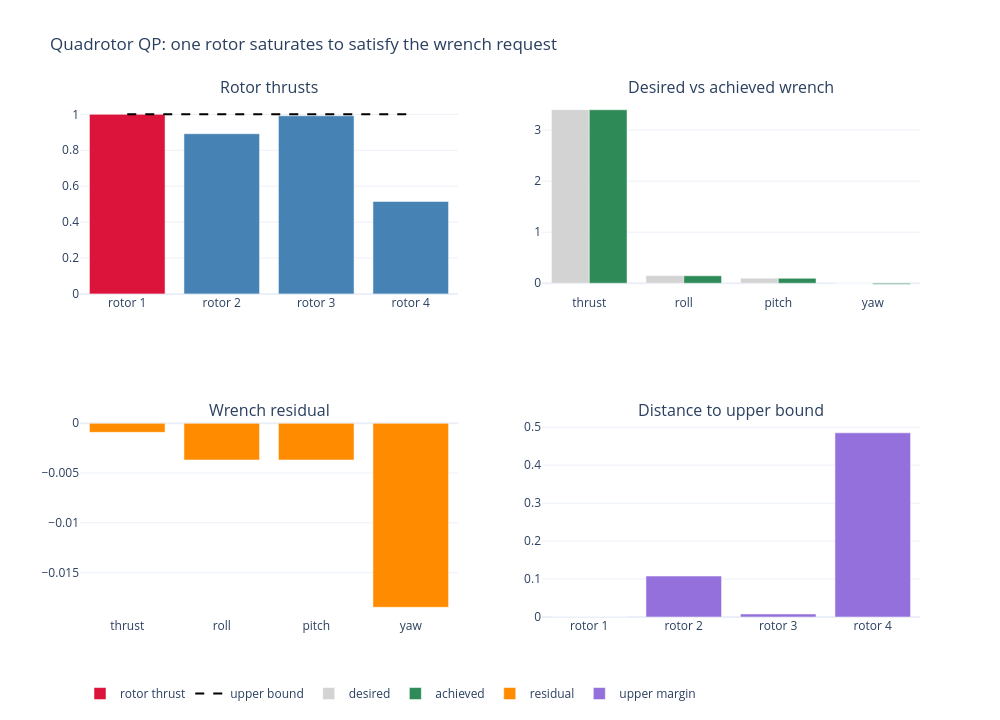

Notebook cell for this chart:
### Code cell
rotor_names = [f'rotor {i+1}' for i in range(4)]
wrench_names = ['thrust', 'roll', 'pitch', 'yaw']
active_upper = np.isclose(rotors, 1.0, atol=1e-5)
rotor_colors = np.where(active_upper, 'crimson', 'steelblue')

fig = make_subplots(rows=2, cols=2, subplot_titles=('Rotor thrusts', 'Desired vs achieved wrench', 'Wrench residual', 'Distance to upper bound'))
fig.add_trace(go.Bar(x=rotor_names, y=rotors, marker_color=rotor_colors, name='rotor thrust'), row=1, col=1)
fig.add_trace(go.Scatter(x=rotor_names, y=np.ones(4), mode='lines', line=dict(color='black', dash='dash'), name='upper bound'), row=1, col=1)
fig.add_trace(go.Bar(x=wrench_names, y=desired_wrench, marker_color='lightgray', name='desired'), row=1, col=2)
fig.add_trace(go.Bar(x=wrench_names, y=achieved_wrench, marker_color='seagreen', name='achieved'), row=1, col=2)
fig.add_trace(go.Bar(x=wrench_names, y=residual, marker_color='darkorange', name='residual'), row=2, col=1)
fig.add_trace(go.Bar(x=rotor_names, y=1.0 - rotors, marker_color='mediumpurple', name='upper margin'), row=2, col=2)
fig.update_yaxes(range=[0, 1.08], row=1, col=1)
fig.update_layout(template='plotly_white', width=1000, height=720, title='Quadrotor QP: one rotor saturates to satisfy the wrench request', barmode='group', legend=dict(orientation='h', y=-0.12))
display(fig)

### Figure 1 — Plotly figure (JSON) as saved in the notebook; plotly's stock layout.template omitted (floating-point values rounded to 4 significant figures)
{"data": [{"marker": {"color": ["crimson", "steelblue", "steelblue", "steelblue"]}, "name": "rotor thrust", "type": "bar", "x": ["rotor 1", "rotor 2", "rotor 3", "rotor 4"], "xaxis": "x", "y": [1.0, 0.8921, 0.9921, 0.5148], "yaxis": "y"}, {"line": {"color": "black", "dash": "dash"}, "mode": "lines", "name": "upper bound", "type": "scatter", "x": ["rotor 1", "rotor 2", "rotor 3", "rotor 4"], "xaxis": "x", "y": [1.0, 1.0, 1.0, 1.0], "yaxis": "y"}, {"marker": {"color": "lightgray"}, "name": "desired", "type": "bar", "x": ["thrust", "roll", "pitch", "yaw"], "xaxis": "x2", "y": [3.4, 0.15, 0.1, 0.0], "yaxis": "y2"}, {"marker": {"color": "seagreen"}, "name": "achieved", "type": "bar", "x": ["thrust", "roll", "pitch", "yaw"], "xaxis": "x2", "y": [3.399, 0.1463, 0.0963, -0.01848], "yaxis": "y2"}, {"marker": {"color": "darkorange"}, "name": "residual", "type": "bar", "x": ["thrust", "roll", "pitch", "yaw"], "xaxis": "x3", "y": [-0.0009247, -0.003696, -0.003696, -0.01848], "yaxis": "y3"}, {"marker": {"color": "mediumpurple"}, "name": "upper margin", "type": "bar", "x": ["rotor 1", "rotor 2", "rotor 3", "rotor 4"], "xaxis": "x4", "y": [0.0, 0.1079, 0.007854, 0.4852], "yaxis": "y4"}], "layout": {"annotations": [{"font": {"size": 16}, "showarrow": false, "text": "Rotor thrusts", "x": 0.225, "xanchor": "center", "xref": "paper", "y": 1, "yanchor": "bottom", "yref": "paper"}, {"font": {"size": 16}, "showarrow": false, "text": "Desired vs achieved wrench", "x": 0.775, "xanchor": "center", "xref": "paper", "y": 1, "yanchor": "bottom", "yref": "paper"}, {"font": {"size": 16}, "showarrow": false, "text": "Wrench residual", "x": 0.225, "xanchor": "center", "xref": "paper", "y": 0.375, "yanchor": "bottom", "yref": "paper"}, {"font": {"size": 16}, "showarrow": false, "text": "Distance to upper bound", "x": 0.775, "xanchor": "center", "xref": "paper", "y": 0.375, "yanchor": "bottom", "yref": "paper"}], "barmode": "group", "height": 720, "legend": {"orientation": "h", "y": -0.12}, "title": {"text": "Quadrotor QP: one rotor saturates to satisfy the wrench request"}, "width": 1000, "xaxis": {"anchor": "y", "domain": [0, 0.45]}, "xaxis2": {"anchor": "y2", "domain": [0.55, 1]}, "xaxis3": {"anchor": "y3", "domain": [0, 0.45]}, "xaxis4": {"anchor": "y4", "domain": [0.55, 1]}, "yaxis": {"anchor": "x", "domain": [0.625, 1], "range": [0, 1.08]}, "yaxis2": {"anchor": "x2", "domain": [0.625, 1]}, "yaxis3": {"anchor": "x3", "domain": [0, 0.375]}, "yaxis4": {"anchor": "x4", "domain": [0, 0.375]}}}
